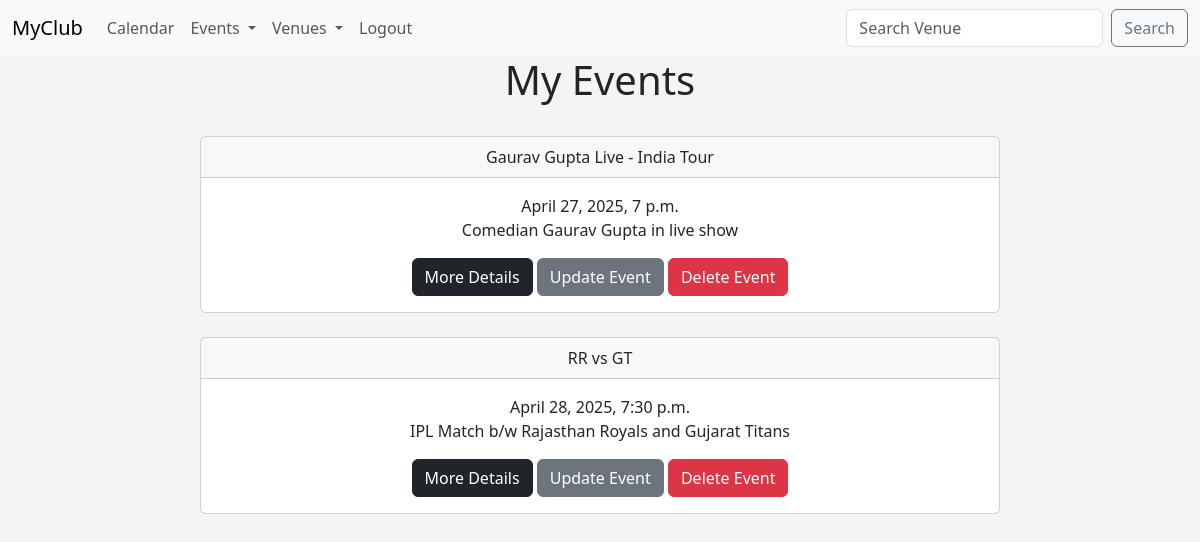
/my_events (signed in), run on an earlier commit of the app's database.
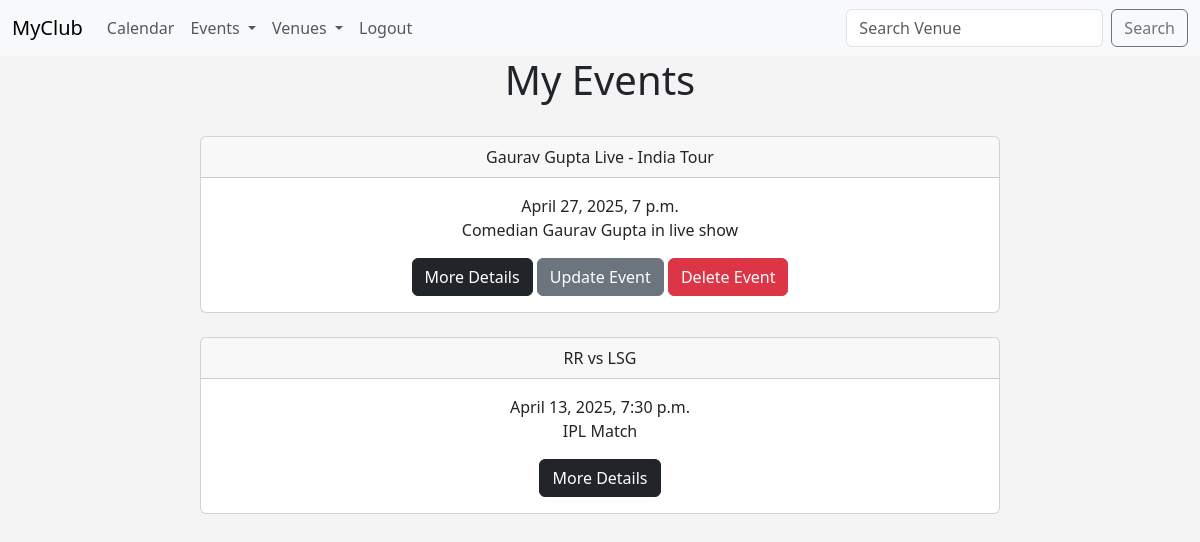
And on a later commit of the database.
### myclub_app/models.py (models this page shows, shortened)
class Event(models.Model):
    name = models.CharField('Event Name', max_length=500)
    event_date = models.DateTimeField()
    venue = models.ForeignKey(Venue, blank=True,null=True, on_delete=models.CASCADE)
    manager = models.ForeignKey(User,blank=True,null=True,on_delete=models.SET_NULL)
    description = models.TextField(blank=True)
    attendees = models.ManyToManyField(MyClubUser, blank=True)

### myclub_app/views.py (the view)
# urls.py: path('my_events',views.my_events,name="my_events"),
def my_events(request):
    if request.user.is_authenticated:
        me = request.user.id
        event_list = Event.objects.filter(attendees=me).order_by('name')   #order by name
        return render(request, 'my_events.html', {'event_list':event_list})
    else:
        messages.success(request, ("You are not authorized to view this page!"))
        return redirect('events')

### myclub_app/templates/my_events.html
{% extends 'base.html' %}
{% block content %}
    <center>
    <h1>My Events</h1>
    <br>
    {% for event in event_list%}
    <div class="card" style="width: 50rem;">
    <div class="card-header">{{ event.name }}</div>
    <div class="card-body">{{ event.event_date }}
    <p class="card-text">{{ event.description }}</p>
    <a href="{% url 'event_details' event.id %}" class="btn btn-dark">More Details</a>
    {% if user.is_authenticated  and  user ==  event.manager %}
    <a href="{% url 'update_event' event.id %}" class="btn btn-secondary">Update Event</a>
    <a href="{% url 'delete_event' event.id %}" class="btn btn-danger">Delete Event</a>
    {% endif %}
    </div>
    </div>
    <br>
    {% endfor %}
    </center>
{% endblock content %}

What changed in the data, as far as the page shows it:
removed Event: name "RR vs GT", event_date "April 28, 2025, 7:30 p.m.", description "IPL Match b/w Rajasthan Royals and Gujarat Titans", shows "Update Event"
added Event: name "RR vs LSG", event_date "April 13, 2025, 7:30 p.m.", description "IPL Match"
